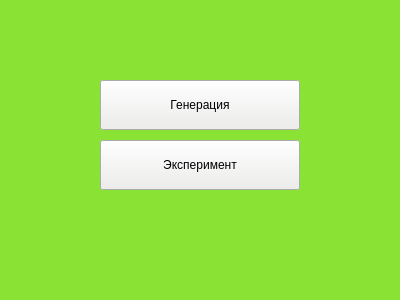
<?xml version="1.0" encoding="UTF-8"?>
<ui version="4.0">
 <class>MainWindow</class>
 <widget class="QMainWindow" name="MainWindow">
  <property name="enabled">
   <bool>true</bool>
  </property>
  <property name="geometry">
   <rect>
    <x>0</x>
    <y>0</y>
    <width>400</width>
    <height>300</height>
   </rect>
  </property>
  <property name="minimumSize">
   <size>
    <width>400</width>
    <height>300</height>
   </size>
  </property>
  <property name="maximumSize">
   <size>
    <width>400</width>
    <height>300</height>
   </size>
  </property>
  <property name="palette">
   <palette>
    <active>
     <colorrole role="WindowText">
      <brush brushstyle="SolidPattern">
       <color alpha="255">
        <red>0</red>
        <green>0</green>
        <blue>0</blue>
       </color>
      </brush>
     </colorrole>
     <colorrole role="Button">
      <brush brushstyle="SolidPattern">
       <color alpha="255">
        <red>138</red>
        <green>226</green>
        <blue>52</blue>
       </color>
      </brush>
     </colorrole>
     <colorrole role="Light">
      <brush brushstyle="SolidPattern">
       <color alpha="255">
        <red>198</red>
        <green>255</green>
        <blue>143</blue>
       </color>
      </brush>
     </colorrole>
     <colorrole role="Midlight">
      <brush brushstyle="SolidPattern">
       <color alpha="255">
        <red>168</red>
        <green>240</green>
        <blue>97</blue>
       </color>
      </brush>
     </colorrole>
     <colorrole role="Dark">
      <brush brushstyle="SolidPattern">
       <color alpha="255">
        <red>69</red>
        <green>113</green>
        <blue>26</blue>
       </color>
      </brush>
     </colorrole>
     <colorrole role="Mid">
      <brush brushstyle="SolidPattern">
       <color alpha="255">
        <red>92</red>
        <green>151</green>
        <blue>34</blue>
       </color>
      </brush>
     </colorrole>
     <colorrole role="Text">
      <brush brushstyle="SolidPattern">
       <color alpha="255">
        <red>0</red>
        <green>0</green>
        <blue>0</blue>
       </color>
      </brush>
     </colorrole>
     <colorrole role="BrightText">
      <brush brushstyle="SolidPattern">
       <color alpha="255">
        <red>255</red>
        <green>255</green>
        <blue>255</blue>
       </color>
      </brush>
     </colorrole>
     <colorrole role="ButtonText">
      <brush brushstyle="SolidPattern">
       <color alpha="255">
        <red>0</red>
        <green>0</green>
        <blue>0</blue>
       </color>
      </brush>
     </colorrole>
     <colorrole role="Base">
      <brush brushstyle="SolidPattern">
       <color alpha="255">
        <red>255</red>
        <green>255</green>
        <blue>255</blue>
       </color>
      </brush>
     </colorrole>
     <colorrole role="Window">
      <brush brushstyle="SolidPattern">
       <color alpha="255">
        <red>138</red>
        <green>226</green>
        <blue>52</blue>
       </color>
      </brush>
     </colorrole>
     <colorrole role="Shadow">
      <brush brushstyle="SolidPattern">
       <color alpha="255">
        <red>0</red>
        <green>0</green>
        <blue>0</blue>
       </color>
      </brush>
     </colorrole>
     <colorrole role="AlternateBase">
      <brush brushstyle="SolidPattern">
       <color alpha="255">
        <red>196</red>
        <green>240</green>
        <blue>153</blue>
       </color>
      </brush>
     </colorrole>
     <colorrole role="ToolTipBase">
      <brush brushstyle="SolidPattern">
       <color alpha="255">
        <red>255</red>
        <green>255</green>
        <blue>220</blue>
       </color>
      </brush>
     </colorrole>
     <colorrole role="ToolTipText">
      <brush brushstyle="SolidPattern">
       <color alpha="255">
        <red>0</red>
        <green>0</green>
        <blue>0</blue>
       </color>
      </brush>
     </colorrole>
     <colorrole role="PlaceholderText">
      <brush brushstyle="SolidPattern">
       <color alpha="128">
        <red>0</red>
        <green>0</green>
        <blue>0</blue>
       </color>
      </brush>
     </colorrole>
    </active>
    <inactive>
     <colorrole role="WindowText">
      <brush brushstyle="SolidPattern">
       <color alpha="255">
        <red>0</red>
        <green>0</green>
        <blue>0</blue>
       </color>
      </brush>
     </colorrole>
     <colorrole role="Button">
      <brush brushstyle="SolidPattern">
       <color alpha="255">
        <red>138</red>
        <green>226</green>
        <blue>52</blue>
       </color>
      </brush>
     </colorrole>
     <colorrole role="Light">
      <brush brushstyle="SolidPattern">
       <color alpha="255">
        <red>198</red>
        <green>255</green>
        <blue>143</blue>
       </color>
      </brush>
     </colorrole>
     <colorrole role="Midlight">
      <brush brushstyle="SolidPattern">
       <color alpha="255">
        <red>168</red>
        <green>240</green>
        <blue>97</blue>
       </color>
      </brush>
     </colorrole>
     <colorrole role="Dark">
      <brush brushstyle="SolidPattern">
       <color alpha="255">
        <red>69</red>
        <green>113</green>
        <blue>26</blue>
       </color>
      </brush>
     </colorrole>
     <colorrole role="Mid">
      <brush brushstyle="SolidPattern">
       <color alpha="255">
        <red>92</red>
        <green>151</green>
        <blue>34</blue>
       </color>
      </brush>
     </colorrole>
     <colorrole role="Text">
      <brush brushstyle="SolidPattern">
       <color alpha="255">
        <red>0</red>
        <green>0</green>
        <blue>0</blue>
       </color>
      </brush>
     </colorrole>
     <colorrole role="BrightText">
      <brush brushstyle="SolidPattern">
       <color alpha="255">
        <red>255</red>
        <green>255</green>
        <blue>255</blue>
       </color>
      </brush>
     </colorrole>
     <colorrole role="ButtonText">
      <brush brushstyle="SolidPattern">
       <color alpha="255">
        <red>0</red>
        <green>0</green>
        <blue>0</blue>
       </color>
      </brush>
     </colorrole>
     <colorrole role="Base">
      <brush brushstyle="SolidPattern">
       <color alpha="255">
        <red>255</red>
        <green>255</green>
        <blue>255</blue>
       </color>
      </brush>
     </colorrole>
     <colorrole role="Window">
      <brush brushstyle="SolidPattern">
       <color alpha="255">
        <red>138</red>
        <green>226</green>
        <blue>52</blue>
       </color>
      </brush>
     </colorrole>
     <colorrole role="Shadow">
      <brush brushstyle="SolidPattern">
       <color alpha="255">
        <red>0</red>
        <green>0</green>
        <blue>0</blue>
       </color>
      </brush>
     </colorrole>
     <colorrole role="AlternateBase">
      <brush brushstyle="SolidPattern">
       <color alpha="255">
        <red>196</red>
        <green>240</green>
        <blue>153</blue>
       </color>
      </brush>
     </colorrole>
     <colorrole role="ToolTipBase">
      <brush brushstyle="SolidPattern">
       <color alpha="255">
        <red>255</red>
        <green>255</green>
        <blue>220</blue>
       </color>
      </brush>
     </colorrole>
     <colorrole role="ToolTipText">
      <brush brushstyle="SolidPattern">
       <color alpha="255">
        <red>0</red>
        <green>0</green>
        <blue>0</blue>
       </color>
      </brush>
     </colorrole>
     <colorrole role="PlaceholderText">
      <brush brushstyle="SolidPattern">
       <color alpha="128">
        <red>0</red>
        <green>0</green>
        <blue>0</blue>
       </color>
      </brush>
     </colorrole>
    </inactive>
    <disabled>
     <colorrole role="WindowText">
      <brush brushstyle="SolidPattern">
       <color alpha="255">
        <red>69</red>
        <green>113</green>
        <blue>26</blue>
       </color>
      </brush>
     </colorrole>
     <colorrole role="Button">
      <brush brushstyle="SolidPattern">
       <color alpha="255">
        <red>138</red>
        <green>226</green>
        <blue>52</blue>
       </color>
      </brush>
     </colorrole>
     <colorrole role="Light">
      <brush brushstyle="SolidPattern">
       <color alpha="255">
        <red>198</red>
        <green>255</green>
        <blue>143</blue>
       </color>
      </brush>
     </colorrole>
     <colorrole role="Midlight">
      <brush brushstyle="SolidPattern">
       <color alpha="255">
        <red>168</red>
        <green>240</green>
        <blue>97</blue>
       </color>
      </brush>
     </colorrole>
     <colorrole role="Dark">
      <brush brushstyle="SolidPattern">
       <color alpha="255">
        <red>69</red>
        <green>113</green>
        <blue>26</blue>
       </color>
      </brush>
     </colorrole>
     <colorrole role="Mid">
      <brush brushstyle="SolidPattern">
       <color alpha="255">
        <red>92</red>
        <green>151</green>
        <blue>34</blue>
       </color>
      </brush>
     </colorrole>
     <colorrole role="Text">
      <brush brushstyle="SolidPattern">
       <color alpha="255">
        <red>69</red>
        <green>113</green>
        <blue>26</blue>
       </color>
      </brush>
     </colorrole>
     <colorrole role="BrightText">
      <brush brushstyle="SolidPattern">
       <color alpha="255">
        <red>255</red>
        <green>255</green>
        <blue>255</blue>
       </color>
      </brush>
     </colorrole>
     <colorrole role="ButtonText">
      <brush brushstyle="SolidPattern">
       <color alpha="255">
        <red>69</red>
        <green>113</green>
        <blue>26</blue>
       </color>
      </brush>
     </colorrole>
     <colorrole role="Base">
      <brush brushstyle="SolidPattern">
       <color alpha="255">
        <red>138</red>
        <green>226</green>
        <blue>52</blue>
       </color>
      </brush>
     </colorrole>
     <colorrole role="Window">
      <brush brushstyle="SolidPattern">
       <color alpha="255">
        <red>138</red>
        <green>226</green>
        <blue>52</blue>
       </color>
      </brush>
     </colorrole>
     <colorrole role="Shadow">
      <brush brushstyle="SolidPattern">
       <color alpha="255">
        <red>0</red>
        <green>0</green>
        <blue>0</blue>
       </color>
      </brush>
     </colorrole>
     <colorrole role="AlternateBase">
      <brush brushstyle="SolidPattern">
       <color alpha="255">
        <red>138</red>
        <green>226</green>
        <blue>52</blue>
       </color>
      </brush>
     </colorrole>
     <colorrole role="ToolTipBase">
      <brush brushstyle="SolidPattern">
       <color alpha="255">
        <red>255</red>
        <green>255</green>
        <blue>220</blue>
       </color>
      </brush>
     </colorrole>
     <colorrole role="ToolTipText">
      <brush brushstyle="SolidPattern">
       <color alpha="255">
        <red>0</red>
        <green>0</green>
        <blue>0</blue>
       </color>
      </brush>
     </colorrole>
     <colorrole role="PlaceholderText">
      <brush brushstyle="SolidPattern">
       <color alpha="128">
        <red>0</red>
        <green>0</green>
        <blue>0</blue>
       </color>
      </brush>
     </colorrole>
    </disabled>
   </palette>
  </property>
  <property name="windowTitle">
   <string>H-J</string>
  </property>
  <widget class="QWidget" name="centralWidget">
   <widget class="QPushButton" name="pushButton">
    <property name="enabled">
     <bool>true</bool>
    </property>
    <property name="geometry">
     <rect>
      <x>100</x>
      <y>80</y>
      <width>200</width>
      <height>50</height>
     </rect>
    </property>
    <property name="minimumSize">
     <size>
      <width>150</width>
      <height>0</height>
     </size>
    </property>
    <property name="palette">
     <palette>
      <active>
       <colorrole role="WindowText">
        <brush brushstyle="SolidPattern">
         <color alpha="255">
          <red>0</red>
          <green>0</green>
          <blue>0</blue>
         </color>
        </brush>
       </colorrole>
       <colorrole role="Button">
        <brush brushstyle="SolidPattern">
         <color alpha="255">
          <red>238</red>
          <green>238</green>
          <blue>236</blue>
         </color>
        </brush>
       </colorrole>
       <colorrole role="Light">
        <brush brushstyle="SolidPattern">
         <color alpha="255">
          <red>255</red>
          <green>255</green>
          <blue>255</blue>
         </color>
        </brush>
       </colorrole>
       <colorrole role="Midlight">
        <brush brushstyle="SolidPattern">
         <color alpha="255">
          <red>246</red>
          <green>246</green>
          <blue>245</blue>
         </color>
        </brush>
       </colorrole>
       <colorrole role="Dark">
        <brush brushstyle="SolidPattern">
         <color alpha="255">
          <red>119</red>
          <green>119</green>
          <blue>118</blue>
         </color>
        </brush>
       </colorrole>
       <colorrole role="Mid">
        <brush brushstyle="SolidPattern">
         <color alpha="255">
          <red>159</red>
          <green>159</green>
          <blue>157</blue>
         </color>
        </brush>
       </colorrole>
       <colorrole role="Text">
        <brush brushstyle="SolidPattern">
         <color alpha="255">
          <red>0</red>
          <green>0</green>
          <blue>0</blue>
         </color>
        </brush>
       </colorrole>
       <colorrole role="BrightText">
        <brush brushstyle="SolidPattern">
         <color alpha="255">
          <red>255</red>
          <green>255</green>
          <blue>255</blue>
         </color>
        </brush>
       </colorrole>
       <colorrole role="ButtonText">
        <brush brushstyle="SolidPattern">
         <color alpha="255">
          <red>0</red>
          <green>0</green>
          <blue>0</blue>
         </color>
        </brush>
       </colorrole>
       <colorrole role="Base">
        <brush brushstyle="SolidPattern">
         <color alpha="255">
          <red>255</red>
          <green>255</green>
          <blue>255</blue>
         </color>
        </brush>
       </colorrole>
       <colorrole role="Window">
        <brush brushstyle="SolidPattern">
         <color alpha="255">
          <red>238</red>
          <green>238</green>
          <blue>236</blue>
         </color>
        </brush>
       </colorrole>
       <colorrole role="Shadow">
        <brush brushstyle="SolidPattern">
         <color alpha="255">
          <red>0</red>
          <green>0</green>
          <blue>0</blue>
         </color>
        </brush>
       </colorrole>
       <colorrole role="AlternateBase">
        <brush brushstyle="SolidPattern">
         <color alpha="255">
          <red>246</red>
          <green>246</green>
          <blue>245</blue>
         </color>
        </brush>
       </colorrole>
       <colorrole role="ToolTipBase">
        <brush brushstyle="SolidPattern">
         <color alpha="255">
          <red>255</red>
          <green>255</green>
          <blue>220</blue>
         </color>
        </brush>
       </colorrole>
       <colorrole role="ToolTipText">
        <brush brushstyle="SolidPattern">
         <color alpha="255">
          <red>0</red>
          <green>0</green>
          <blue>0</blue>
         </color>
        </brush>
       </colorrole>
       <colorrole role="PlaceholderText">
        <brush brushstyle="SolidPattern">
         <color alpha="128">
          <red>0</red>
          <green>0</green>
          <blue>0</blue>
         </color>
        </brush>
       </colorrole>
      </active>
      <inactive>
       <colorrole role="WindowText">
        <brush brushstyle="SolidPattern">
         <color alpha="255">
          <red>0</red>
          <green>0</green>
          <blue>0</blue>
         </color>
        </brush>
       </colorrole>
       <colorrole role="Button">
        <brush brushstyle="SolidPattern">
         <color alpha="255">
          <red>238</red>
          <green>238</green>
          <blue>236</blue>
         </color>
        </brush>
       </colorrole>
       <colorrole role="Light">
        <brush brushstyle="SolidPattern">
         <color alpha="255">
          <red>255</red>
          <green>255</green>
          <blue>255</blue>
         </color>
        </brush>
       </colorrole>
       <colorrole role="Midlight">
        <brush brushstyle="SolidPattern">
         <color alpha="255">
          <red>246</red>
          <green>246</green>
          <blue>245</blue>
         </color>
        </brush>
       </colorrole>
       <colorrole role="Dark">
        <brush brushstyle="SolidPattern">
         <color alpha="255">
          <red>119</red>
          <green>119</green>
          <blue>118</blue>
         </color>
        </brush>
       </colorrole>
       <colorrole role="Mid">
        <brush brushstyle="SolidPattern">
         <color alpha="255">
          <red>159</red>
          <green>159</green>
          <blue>157</blue>
         </color>
        </brush>
       </colorrole>
       <colorrole role="Text">
        <brush brushstyle="SolidPattern">
         <color alpha="255">
          <red>0</red>
          <green>0</green>
          <blue>0</blue>
         </color>
        </brush>
       </colorrole>
       <colorrole role="BrightText">
        <brush brushstyle="SolidPattern">
         <color alpha="255">
          <red>255</red>
          <green>255</green>
          <blue>255</blue>
         </color>
        </brush>
       </colorrole>
       <colorrole role="ButtonText">
        <brush brushstyle="SolidPattern">
         <color alpha="255">
          <red>0</red>
          <green>0</green>
          <blue>0</blue>
         </color>
        </brush>
       </colorrole>
       <colorrole role="Base">
        <brush brushstyle="SolidPattern">
         <color alpha="255">
          <red>255</red>
          <green>255</green>
          <blue>255</blue>
         </color>
        </brush>
       </colorrole>
       <colorrole role="Window">
        <brush brushstyle="SolidPattern">
         <color alpha="255">
          <red>238</red>
          <green>238</green>
          <blue>236</blue>
         </color>
        </brush>
       </colorrole>
       <colorrole role="Shadow">
        <brush brushstyle="SolidPattern">
         <color alpha="255">
          <red>0</red>
          <green>0</green>
          <blue>0</blue>
         </color>
        </brush>
       </colorrole>
       <colorrole role="AlternateBase">
        <brush brushstyle="SolidPattern">
         <color alpha="255">
          <red>246</red>
          <green>246</green>
          <blue>245</blue>
         </color>
        </brush>
       </colorrole>
       <colorrole role="ToolTipBase">
        <brush brushstyle="SolidPattern">
         <color alpha="255">
          <red>255</red>
          <green>255</green>
          <blue>220</blue>
         </color>
        </brush>
       </colorrole>
       <colorrole role="ToolTipText">
        <brush brushstyle="SolidPattern">
         <color alpha="255">
          <red>0</red>
          <green>0</green>
          <blue>0</blue>
         </color>
        </brush>
       </colorrole>
       <colorrole role="PlaceholderText">
        <brush brushstyle="SolidPattern">
         <color alpha="128">
          <red>0</red>
          <green>0</green>
          <blue>0</blue>
         </color>
        </brush>
       </colorrole>
      </inactive>
      <disabled>
       <colorrole role="WindowText">
        <brush brushstyle="SolidPattern">
         <color alpha="255">
          <red>119</red>
          <green>119</green>
          <blue>118</blue>
         </color>
        </brush>
       </colorrole>
       <colorrole role="Button">
        <brush brushstyle="SolidPattern">
         <color alpha="255">
          <red>238</red>
          <green>238</green>
          <blue>236</blue>
         </color>
        </brush>
       </colorrole>
       <colorrole role="Light">
        <brush brushstyle="SolidPattern">
         <color alpha="255">
          <red>255</red>
          <green>255</green>
          <blue>255</blue>
         </color>
        </brush>
       </colorrole>
       <colorrole role="Midlight">
        <brush brushstyle="SolidPattern">
         <color alpha="255">
          <red>246</red>
          <green>246</green>
          <blue>245</blue>
         </color>
        </brush>
       </colorrole>
       <colorrole role="Dark">
        <brush brushstyle="SolidPattern">
         <color alpha="255">
          <red>119</red>
          <green>119</green>
          <blue>118</blue>
         </color>
        </brush>
       </colorrole>
       <colorrole role="Mid">
        <brush brushstyle="SolidPattern">
         <color alpha="255">
          <red>159</red>
          <green>159</green>
          <blue>157</blue>
         </color>
        </brush>
       </colorrole>
       <colorrole role="Text">
        <brush brushstyle="SolidPattern">
         <color alpha="255">
          <red>119</red>
          <green>119</green>
          <blue>118</blue>
         </color>
        </brush>
       </colorrole>
       <colorrole role="BrightText">
        <brush brushstyle="SolidPattern">
         <color alpha="255">
          <red>255</red>
          <green>255</green>
          <blue>255</blue>
         </color>
        </brush>
       </colorrole>
       <colorrole role="ButtonText">
        <brush brushstyle="SolidPattern">
         <color alpha="255">
          <red>119</red>
          <green>119</green>
          <blue>118</blue>
         </color>
        </brush>
       </colorrole>
       <colorrole role="Base">
        <brush brushstyle="SolidPattern">
         <color alpha="255">
          <red>238</red>
          <green>238</green>
          <blue>236</blue>
         </color>
        </brush>
       </colorrole>
       <colorrole role="Window">
        <brush brushstyle="SolidPattern">
         <color alpha="255">
          <red>238</red>
          <green>238</green>
          <blue>236</blue>
         </color>
        </brush>
       </colorrole>
       <colorrole role="Shadow">
        <brush brushstyle="SolidPattern">
         <color alpha="255">
          <red>0</red>
          <green>0</green>
          <blue>0</blue>
         </color>
        </brush>
       </colorrole>
       <colorrole role="AlternateBase">
        <brush brushstyle="SolidPattern">
         <color alpha="255">
          <red>238</red>
          <green>238</green>
          <blue>236</blue>
         </color>
        </brush>
       </colorrole>
       <colorrole role="ToolTipBase">
        <brush brushstyle="SolidPattern">
         <color alpha="255">
          <red>255</red>
          <green>255</green>
          <blue>220</blue>
         </color>
        </brush>
       </colorrole>
       <colorrole role="ToolTipText">
        <brush brushstyle="SolidPattern">
         <color alpha="255">
          <red>0</red>
          <green>0</green>
          <blue>0</blue>
         </color>
        </brush>
       </colorrole>
       <colorrole role="PlaceholderText">
        <brush brushstyle="SolidPattern">
         <color alpha="128">
          <red>0</red>
          <green>0</green>
          <blue>0</blue>
         </color>
        </brush>
       </colorrole>
      </disabled>
     </palette>
    </property>
    <property name="text">
     <string>Генерация</string>
    </property>
   </widget>
   <widget class="QPushButton" name="pushButton_2">
    <property name="geometry">
     <rect>
      <x>100</x>
      <y>140</y>
      <width>200</width>
      <height>50</height>
     </rect>
    </property>
    <property name="minimumSize">
     <size>
      <width>150</width>
      <height>0</height>
     </size>
    </property>
    <property name="palette">
     <palette>
      <active>
       <colorrole role="WindowText">
        <brush brushstyle="SolidPattern">
         <color alpha="255">
          <red>0</red>
          <green>0</green>
          <blue>0</blue>
         </color>
        </brush>
       </colorrole>
       <colorrole role="Button">
        <brush brushstyle="SolidPattern">
         <color alpha="255">
          <red>238</red>
          <green>238</green>
          <blue>236</blue>
         </color>
        </brush>
       </colorrole>
       <colorrole role="Light">
        <brush brushstyle="SolidPattern">
         <color alpha="255">
          <red>255</red>
          <green>255</green>
          <blue>255</blue>
         </color>
        </brush>
       </colorrole>
       <colorrole role="Midlight">
        <brush brushstyle="SolidPattern">
         <color alpha="255">
          <red>246</red>
          <green>246</green>
          <blue>245</blue>
         </color>
        </brush>
       </colorrole>
       <colorrole role="Dark">
        <brush brushstyle="SolidPattern">
         <color alpha="255">
          <red>119</red>
          <green>119</green>
          <blue>118</blue>
         </color>
        </brush>
       </colorrole>
       <colorrole role="Mid">
        <brush brushstyle="SolidPattern">
         <color alpha="255">
          <red>159</red>
          <green>159</green>
          <blue>157</blue>
         </color>
        </brush>
       </colorrole>
       <colorrole role="Text">
        <brush brushstyle="SolidPattern">
         <color alpha="255">
          <red>0</red>
          <green>0</green>
          <blue>0</blue>
         </color>
        </brush>
       </colorrole>
       <colorrole role="BrightText">
        <brush brushstyle="SolidPattern">
         <color alpha="255">
          <red>255</red>
          <green>255</green>
          <blue>255</blue>
         </color>
        </brush>
       </colorrole>
       <colorrole role="ButtonText">
        <brush brushstyle="SolidPattern">
         <color alpha="255">
          <red>0</red>
          <green>0</green>
          <blue>0</blue>
         </color>
        </brush>
       </colorrole>
       <colorrole role="Base">
        <brush brushstyle="SolidPattern">
         <color alpha="255">
          <red>255</red>
          <green>255</green>
          <blue>255</blue>
         </color>
        </brush>
       </colorrole>
       <colorrole role="Window">
        <brush brushstyle="SolidPattern">
         <color alpha="255">
          <red>238</red>
          <green>238</green>
          <blue>236</blue>
         </color>
        </brush>
       </colorrole>
       <colorrole role="Shadow">
        <brush brushstyle="SolidPattern">
         <color alpha="255">
          <red>0</red>
          <green>0</green>
          <blue>0</blue>
         </color>
        </brush>
       </colorrole>
       <colorrole role="AlternateBase">
        <brush brushstyle="SolidPattern">
         <color alpha="255">
          <red>246</red>
          <green>246</green>
          <blue>245</blue>
         </color>
        </brush>
       </colorrole>
       <colorrole role="ToolTipBase">
        <brush brushstyle="SolidPattern">
         <color alpha="255">
          <red>255</red>
          <green>255</green>
          <blue>220</blue>
         </color>
        </brush>
       </colorrole>
       <colorrole role="ToolTipText">
        <brush brushstyle="SolidPattern">
         <color alpha="255">
          <red>0</red>
          <green>0</green>
          <blue>0</blue>
         </color>
        </brush>
       </colorrole>
       <colorrole role="PlaceholderText">
        <brush brushstyle="SolidPattern">
         <color alpha="128">
          <red>0</red>
          <green>0</green>
          <blue>0</blue>
         </color>
        </brush>
       </colorrole>
      </active>
      <inactive>
       <colorrole role="WindowText">
        <brush brushstyle="SolidPattern">
         <color alpha="255">
          <red>0</red>
          <green>0</green>
          <blue>0</blue>
         </color>
        </brush>
       </colorrole>
       <colorrole role="Button">
        <brush brushstyle="SolidPattern">
         <color alpha="255">
          <red>238</red>
          <green>238</green>
          <blue>236</blue>
         </color>
        </brush>
       </colorrole>
       <colorrole role="Light">
        <brush brushstyle="SolidPattern">
         <color alpha="255">
          <red>255</red>
          <green>255</green>
          <blue>255</blue>
         </color>
        </brush>
       </colorrole>
       <colorrole role="Midlight">
        <brush brushstyle="SolidPattern">
         <color alpha="255">
          <red>246</red>
          <green>246</green>
          <blue>245</blue>
         </color>
        </brush>
       </colorrole>
       <colorrole role="Dark">
        <brush brushstyle="SolidPattern">
         <color alpha="255">
          <red>119</red>
          <green>119</green>
          <blue>118</blue>
         </color>
        </brush>
       </colorrole>
       <colorrole role="Mid">
        <brush brushstyle="SolidPattern">
         <color alpha="255">
          <red>159</red>
          <green>159</green>
          <blue>157</blue>
         </color>
        </brush>
       </colorrole>
       <colorrole role="Text">
        <brush brushstyle="SolidPattern">
         <color alpha="255">
          <red>0</red>
          <green>0</green>
          <blue>0</blue>
         </color>
        </brush>
       </colorrole>
       <colorrole role="BrightText">
        <brush brushstyle="SolidPattern">
         <color alpha="255">
          <red>255</red>
          <green>255</green>
          <blue>255</blue>
         </color>
        </brush>
       </colorrole>
       <colorrole role="ButtonText">
        <brush brushstyle="SolidPattern">
         <color alpha="255">
          <red>0</red>
          <green>0</green>
          <blue>0</blue>
         </color>
        </brush>
       </colorrole>
       <colorrole role="Base">
        <brush brushstyle="SolidPattern">
         <color alpha="255">
          <red>255</red>
          <green>255</green>
          <blue>255</blue>
         </color>
        </brush>
       </colorrole>
       <colorrole role="Window">
        <brush brushstyle="SolidPattern">
         <color alpha="255">
          <red>238</red>
          <green>238</green>
          <blue>236</blue>
         </color>
        </brush>
       </colorrole>
       <colorrole role="Shadow">
        <brush brushstyle="SolidPattern">
         <color alpha="255">
          <red>0</red>
          <green>0</green>
          <blue>0</blue>
         </color>
        </brush>
       </colorrole>
       <colorrole role="AlternateBase">
        <brush brushstyle="SolidPattern">
         <color alpha="255">
          <red>246</red>
          <green>246</green>
          <blue>245</blue>
         </color>
        </brush>
       </colorrole>
       <colorrole role="ToolTipBase">
        <brush brushstyle="SolidPattern">
         <color alpha="255">
          <red>255</red>
          <green>255</green>
          <blue>220</blue>
         </color>
        </brush>
       </colorrole>
       <colorrole role="ToolTipText">
        <brush brushstyle="SolidPattern">
         <color alpha="255">
          <red>0</red>
          <green>0</green>
          <blue>0</blue>
         </color>
        </brush>
       </colorrole>
       <colorrole role="PlaceholderText">
        <brush brushstyle="SolidPattern">
         <color alpha="128">
          <red>0</red>
          <green>0</green>
          <blue>0</blue>
         </color>
        </brush>
       </colorrole>
      </inactive>
      <disabled>
       <colorrole role="WindowText">
        <brush brushstyle="SolidPattern">
         <color alpha="255">
          <red>119</red>
          <green>119</green>
          <blue>118</blue>
         </color>
        </brush>
       </colorrole>
       <colorrole role="Button">
        <brush brushstyle="SolidPattern">
         <color alpha="255">
          <red>238</red>
          <green>238</green>
          <blue>236</blue>
         </color>
        </brush>
       </colorrole>
       <colorrole role="Light">
        <brush brushstyle="SolidPattern">
         <color alpha="255">
          <red>255</red>
          <green>255</green>
          <blue>255</blue>
         </color>
        </brush>
       </colorrole>
       <colorrole role="Midlight">
        <brush brushstyle="SolidPattern">
         <color alpha="255">
          <red>246</red>
          <green>246</green>
          <blue>245</blue>
         </color>
        </brush>
       </colorrole>
       <colorrole role="Dark">
        <brush brushstyle="SolidPattern">
         <color alpha="255">
          <red>119</red>
          <green>119</green>
          <blue>118</blue>
         </color>
        </brush>
       </colorrole>
       <colorrole role="Mid">
        <brush brushstyle="SolidPattern">
         <color alpha="255">
          <red>159</red>
          <green>159</green>
          <blue>157</blue>
         </color>
        </brush>
       </colorrole>
       <colorrole role="Text">
        <brush brushstyle="SolidPattern">
         <color alpha="255">
          <red>119</red>
          <green>119</green>
          <blue>118</blue>
         </color>
        </brush>
       </colorrole>
       <colorrole role="BrightText">
        <brush brushstyle="SolidPattern">
         <color alpha="255">
          <red>255</red>
          <green>255</green>
          <blue>255</blue>
         </color>
        </brush>
       </colorrole>
       <colorrole role="ButtonText">
        <brush brushstyle="SolidPattern">
         <color alpha="255">
          <red>119</red>
          <green>119</green>
          <blue>118</blue>
         </color>
        </brush>
       </colorrole>
       <colorrole role="Base">
        <brush brushstyle="SolidPattern">
         <color alpha="255">
          <red>238</red>
          <green>238</green>
          <blue>236</blue>
         </color>
        </brush>
       </colorrole>
       <colorrole role="Window">
        <brush brushstyle="SolidPattern">
         <color alpha="255">
          <red>238</red>
          <green>238</green>
          <blue>236</blue>
         </color>
        </brush>
       </colorrole>
       <colorrole role="Shadow">
        <brush brushstyle="SolidPattern">
         <color alpha="255">
          <red>0</red>
          <green>0</green>
          <blue>0</blue>
         </color>
        </brush>
       </colorrole>
       <colorrole role="AlternateBase">
        <brush brushstyle="SolidPattern">
         <color alpha="255">
          <red>238</red>
          <green>238</green>
          <blue>236</blue>
         </color>
        </brush>
       </colorrole>
       <colorrole role="ToolTipBase">
        <brush brushstyle="SolidPattern">
         <color alpha="255">
          <red>255</red>
          <green>255</green>
          <blue>220</blue>
         </color>
        </brush>
       </colorrole>
       <colorrole role="ToolTipText">
        <brush brushstyle="SolidPattern">
         <color alpha="255">
          <red>0</red>
          <green>0</green>
          <blue>0</blue>
         </color>
        </brush>
       </colorrole>
       <colorrole role="PlaceholderText">
        <brush brushstyle="SolidPattern">
         <color alpha="128">
          <red>0</red>
          <green>0</green>
          <blue>0</blue>
         </color>
        </brush>
       </colorrole>
      </disabled>
     </palette>
    </property>
    <property name="text">
     <string>Эксперимент</string>
    </property>
   </widget>
  </widget>
 </widget>
 <layoutdefault spacing="6" margin="11"/>
 <resources/>
 <connections/>
</ui>
